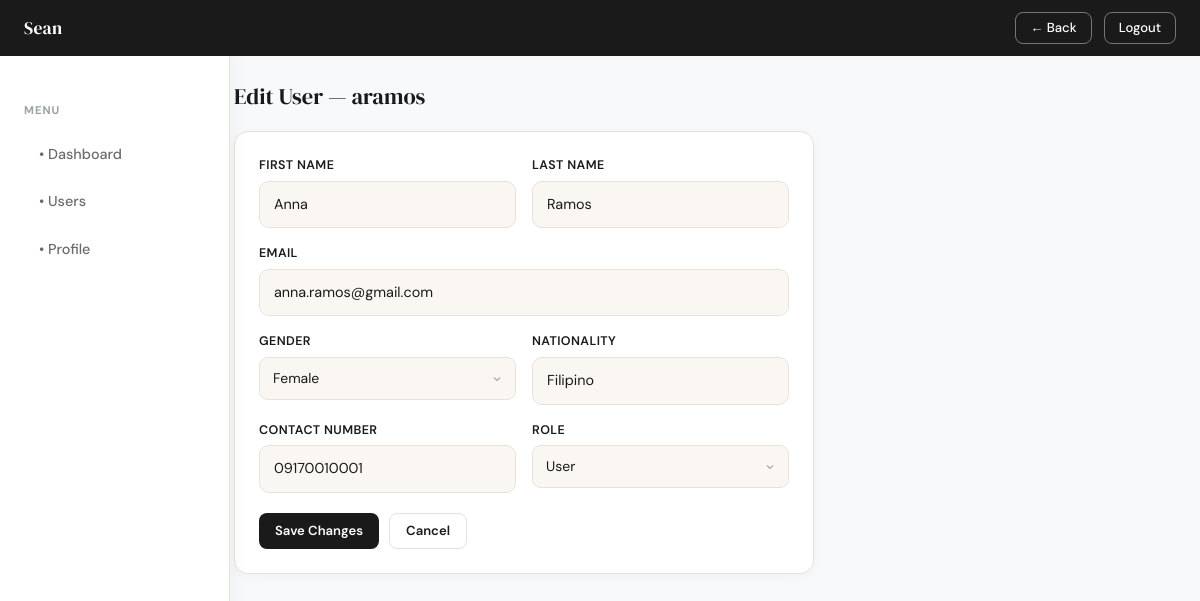
Page /admin_user_edit.php?id=4 (signed in) on the committed database.
### tables this page shows
CREATE TABLE `usermanagement` (
  `id` int(11) NOT NULL,
  `username` varchar(50) NOT NULL,
  `email` varchar(120) NOT NULL,
  `password_hash` varchar(255) NOT NULL,
  `role` enum('admin','user') NOT NULL DEFAULT 'user',
  `firstname` varchar(60) NOT NULL,
  `lastname` varchar(60) NOT NULL,
  `gender` enum('male','female','other') DEFAULT 'other',
  `nationality` varchar(80) DEFAULT NULL,
  `contact_number` varchar(30) DEFAULT NULL,
  `created_at` timestamp NOT NULL DEFAULT current_timestamp()
);

### admin_user_edit.php (the view, shortened to what this page needs)
<?php
$db    = (new Database())->connect();
$id    = (int)($_GET['id'] ?? 0);
$stmt = $db->prepare("SELECT * FROM usermanagement WHERE id = :id");
$stmt->execute([':id' => $id]);
$user = $stmt->fetch();
?>
<!DOCTYPE html>
<html lang="en">
<head>
    <link href="https://cdn.jsdelivr.net/npm/bootstrap@5.3.3/dist/css/bootstrap.min.css" rel="stylesheet">
    <link rel="stylesheet" href="Style/style.css">
</head>
<body class="dashboard-body">
<nav class="dash-navbar">
    <span class="brand">Sean</span>
    <div class="nav-right">
        <a href="admin_users.php" class="nav-btn">← Back</a>
        <a href="logout.php" class="nav-btn">Logout</a>
    </div>
</nav>
<div class="sidebar">
    <div class="sidebar-label">Menu</div>
    <a href="admin_users.php">• Dashboard</a>
    <a href="admin_users.php?role=user">• Users</a>
    <a href="profile.php">• Profile</a>
</div>
<div class="main-content with-sidebar">
    <h5 class="page-title">Edit User — <?= htmlspecialchars($user['username']) ?></h5>
    <div class="dash-card" style="max-width:580px;">
        <form method="POST" action="">
            <div class="row g-3">
                <div class="col-6">
                    <label class="dash-label">First Name</label>
                    <input type="text" name="firstname" class="dash-input"
                        value="<?= htmlspecialchars($user['firstname']) ?>" required/>
                </div>
                <div class="col-6">
                    <label class="dash-label">Last Name</label>
                    <input type="text" name="lastname" class="dash-input"
                        value="<?= htmlspecialchars($user['lastname']) ?>" required/>
                </div>
                <div class="col-12">
                    <label class="dash-label">Email</label>
                    <input type="email" name="email" class="dash-input"
                        value="<?= htmlspecialchars($user['email']) ?>" required/>
                </div>
                <div class="col-6">
                    <label class="dash-label">Gender</label>
                    <select name="gender" class="dash-select">
                        <option value="female" <?= $user['gender'] === 'female' ? 'selected' : '' ?>>Female</option>
                    </select>
                </div>
                <div class="col-6">
                    <label class="dash-label">Nationality</label>
                    <input type="text" name="nationality" class="dash-input"
                        value="<?= htmlspecialchars($user['nationality']) ?>" required/>
                </div>
                <div class="col-6">
                    <label class="dash-label">Contact Number</label>
                    <input type="text" name="contact_number" class="dash-input"
                        value="<?= htmlspecialchars($user['contact_number']) ?>" required/>
                </div>
                <div class="col-6">
                    <label class="dash-label">Role</label>
                    <select name="role" class="dash-select">
                        <option value="user"  <?= $user['role'] === 'user'  ? 'selected' : '' ?>>User</option>
                    </select>
                </div>
            </div>
            <div style="display:flex; gap:10px; margin-top:20px;">
                <button type="submit" class="dash-btn dash-btn-dark">Save Changes</button>
                <a href="admin_users.php" class="dash-btn dash-btn-outline">Cancel</a>
            </div>
        </form>
    </div>
</div>
</body>
</html>

### Style/style.css (style rules this page uses)
*, *::before, *::after { box-sizing: border-box; margin: 0; padding: 0; }
:root { --cream: #faf7f2; --dark: #1a1a1a; --mid: #6b6b6b; --muted: #64748b; --border: #e8e2d9; --accent: #c8a97e; --accent-d: #a8845a; --white: #ffffff; --primary: #4f46e5; --primary-dark: #3730a3; --danger: #ef4444; --success: #10b981; --bg: #f8f9fa; }
body { font-family: "DM Sans", sans-serif; background: var(--cream); min-height: 100vh; display: flex; flex-direction: column; align-items: center; justify-content: center; padding: 24px 16px; background-image: radial-gradient( ellipse at 15% 50%, rgba(200, 169, 126, 0.08) 0%, transparent 55% ), radial-gradient( ellipse at 85% 20%, rgba(168, 132, 90, 0.06) 0%, transparent 55% ); }
body.dashboard-body { display: block; background: var(--bg); background-image: none; padding: 0; align-items: unset; justify-content: unset; }
label { display: block; font-size: 0.78rem; font-weight: 600; color: var(--dark); letter-spacing: 0.4px; text-transform: uppercase; margin-bottom: 7px; }
input[type="email"], input[type="password"], input[type="text"] { width: 100%; padding: 12px 14px; border: 1.5px solid var(--border); border-radius: 10px; font-family: "DM Sans", sans-serif; font-size: 0.9rem; color: var(--dark); background: var(--cream); transition: border-color 0.2s, box-shadow 0.2s; outline: none; }
input::placeholder { color: #c4bdb3; }
.dash-navbar { position: fixed; top: 0; left: 0; right: 0; z-index: 100; background: var(--dark); height: 56px; display: flex; align-items: center; justify-content: space-between; padding: 0 24px; }
.dash-navbar .brand { font-family: "DM Serif Display", serif; font-size: 1.1rem; color: var(--white); font-weight: 400; letter-spacing: 0.3px; }
.dash-navbar .nav-right { display: flex; align-items: center; gap: 12px; }
.dash-navbar .nav-btn { padding: 5px 14px; border-radius: 8px; font-size: 0.82rem; font-family: "DM Sans", sans-serif; font-weight: 500; cursor: pointer; text-decoration: none; border: 1.5px solid rgba(255, 255, 255, 0.4); color: var(--white); background: transparent; transition: background 0.2s, border-color 0.2s; }
.sidebar { width: 230px; min-height: 100vh; background: var(--white); border-right: 1px solid var(--border); padding: 24px 0; position: fixed; top: 56px; left: 0; box-shadow: 4px 0 18px rgba(0, 0, 0, 0.04); backdrop-filter: blur(6px); transition: all 0.2s ease; }
.sidebar-label { padding: 10px 24px; font-size: 0.7rem; color: #9aa0a6; text-transform: uppercase; letter-spacing: 1px; font-weight: 700; margin-top: 12px; }
.sidebar a { display: flex; align-items: center; gap: 10px; padding: 11px 24px; margin: 4px 12px; border-radius: 10px; color: var(--mid); text-decoration: none; font-size: 0.9rem; font-weight: 500; border-left: 3px solid transparent; transition: all 0.18s ease; }
.main-content { margin-top: 56px; padding: 28px 24px; }
.main-content.with-sidebar { margin-left: 210px; }
.page-title { font-family: "DM Serif Display", serif; font-size: 1.4rem; font-weight: 400; color: var(--dark); margin-bottom: 20px; }
.dash-card { background: var(--white); border: 1px solid var(--border); border-radius: 14px; padding: 24px; margin-bottom: 16px; box-shadow: 0 2px 12px rgba(0, 0, 0, 0.04); }
.dash-btn { padding: 7px 16px; border-radius: 8px; font-family: "DM Sans", sans-serif; font-size: 0.82rem; font-weight: 600; cursor: pointer; text-decoration: none; border: none; transition: opacity 0.2s, transform 0.15s; display: inline-flex; align-items: center; gap: 5px; }
.dash-btn-dark { background: var(--dark); color: var(--white); }
.dash-btn-outline { background: transparent; color: var(--dark); border: 1.5px solid var(--border); }
.dash-label { display: block; font-size: 0.78rem; font-weight: 600; color: var(--dark); text-transform: uppercase; letter-spacing: 0.4px; margin-bottom: 6px; }
.dash-input, .dash-select { width: 100%; padding: 10px 13px; border: 1.5px solid var(--border); border-radius: 9px; font-family: "DM Sans", sans-serif; font-size: 0.875rem; color: var(--dark); background: var(--cream); outline: none; transition: border-color 0.2s, box-shadow 0.2s; appearance: none; }
.dash-select { background-repeat: no-repeat; background-position: right 12px center; padding-right: 36px; cursor: pointer; }

### rows in the picture
usermanagement: username "aramos", firstname "Anna", lastname "Ramos", email "anna.ramos@gmail.com", gender "Female", nationality "Filipino", contact_number "09170010001", role "User"
